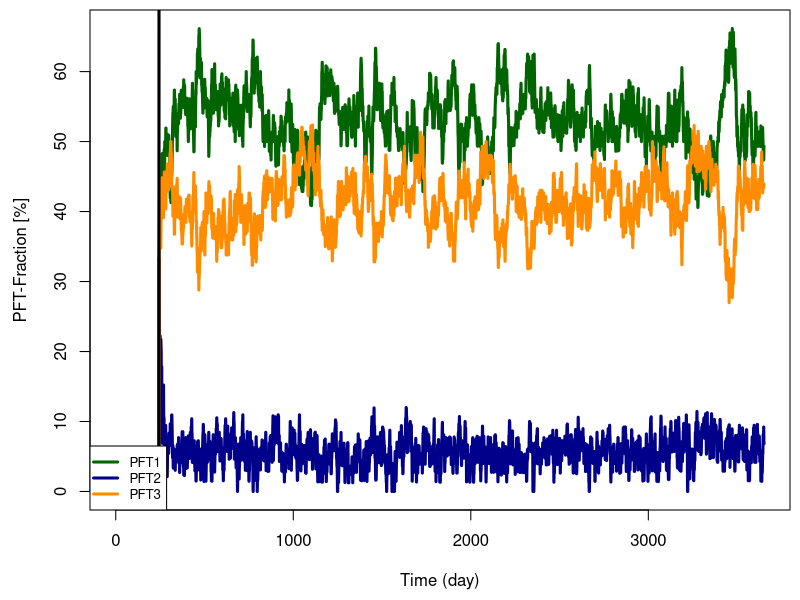

Generate this figure with R:
setwd("C:/Users/taubert/Desktop/grassDT-model-GitHub/uc-grassland-model/simulations/project1/output/")
data = read.delim("lat51.391900_lon11.878700__2013-01-01_2022-12-31__output__generic_v1.txt",skip=1, header=T,dec=".",sep="\t")

specComp = array(0,c(0,4))
for (i in unique(data[,1])) {
  index = which(data[,1]==i)
  specComp = rbind(specComp,c(data[index[1],1],data[index,3]))
}

par(mar = c(4.5,4.5,0.5,0.5))
plot(specComp[,1],specComp[,2],type="l",col="darkgreen",lwd=3,log="", xlab="Time (day)",ylab="PFT-Fraction [%]",ylim=c(0,max(specComp[,2:4])))
lines(specComp[,1],specComp[,3],type="l",col="darkblue",lwd=3)
lines(specComp[,1],specComp[,4],type="l",col="darkorange",lwd=3)
lines(specComp[,1],(specComp[,2]+specComp[,3]+specComp[,4]),type="l",col="black",lwd=3)
legend("bottomleft",c("PFT1","PFT2","PFT3"),col=c("darkgreen","darkblue","darkorange"),lty=1,lwd=3,pch=-1,cex=0.8)